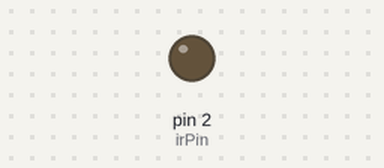
A sketch run on a simulated Arduino Uno, built with avr-gcc and run on an emulated ATmega328P. On the bench: output pins drawn as LEDs (lit = HIGH).

Above: at 0.05 s.
At 13.65 s:
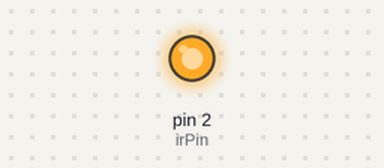
Timing chart, 0 to 17.8 s (numbered marks = the images above):
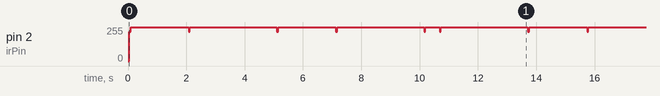

Measured:
- by itself, pin 2 (irPin): repeats every 13.7 s: 255/255 2.0 s, 218/255 0.04 s, 255/255 3.0 s, 218/255 0.04 s, 255/255 2.0 s, 218/255 0.04 s, 255/255 3.0 s, 218/255 0.04 s, 255/255 0.49 s, 218/255 0.04 s, 255/255 3.0 s, 218/255 0.04 s

The sketch:

RoboLoop.pde
```cpp
/*
 * simple sketch to write Robo Sapiens IR codes

 * write timespaced encoded data as descibed here:
 * http://www.aibohack.com/robosap/ir_codes.htm
 *
 * (approx 833us/ts, 8ts (1) as preamble, then each bit either 1/1 (0) of 4/1 (1).)
 */

const int irPin = 2;
const int tsDelay = 833; // us, as estimated

enum roboCommand {
  // only a very small subset of commands
  turnRight = 0x80,
  rightArmUp = 0x81,
  rightArmOut = 0x82,
  tiltBodyRight = 0x83,
  rightArmDown = 0x84,
  rightArmIn = 0x85,
  walkForward = 0x86,
  walkBackward = 0x87,
  turnLeft = 0x88,
  leftArmUp = 0x89,
  leftArmOut = 0x8A,
  tiltBodyLeft = 0x8B,
  leftArmDown = 0x8C,
  leftArmIn = 0x8D,
  stopMoving = 0x8E,

  // noises
  whistle = 0xCA,
  roar = 0xCE,
  burp = 0xC2
};


void setup()
{
   pinMode(irPin, OUTPUT);
   digitalWrite(irPin, HIGH);
}

void delayTs(unsigned int slices) {
  delayMicroseconds(tsDelay * slices);
}

void writeCommand(int cmd) // this is type 'int' not 'roboCommand' due to an Arduino environment annoyance
{
  // preamble
  digitalWrite(irPin, LOW);
  delayTs(8);

  for(char b = 7; b>=0; b--) {
    digitalWrite(irPin, HIGH);
    delayTs( (cmd & 1<<b) ? 4 : 1 );
    digitalWrite(irPin, LOW);
    delayTs(1);
  }

  digitalWrite(irPin, HIGH);
}


void loop()
{
   writeCommand(leftArmUp);
   delay(2000);
   writeCommand(walkForward);
   delay(3000);
   writeCommand(rightArmUp);
   delay(2000);
   writeCommand(turnLeft);
   delay(3000);
   writeCommand(stopMoving);
   delay(500);
   writeCommand(burp);
   delay(3000);
}
```
